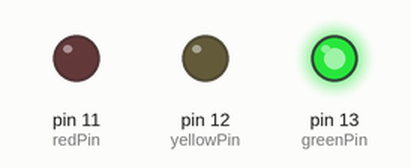
Bench run of a sketch on a simulated Arduino Uno, built with avr-gcc and run on an emulated ATmega328P. On the bench: output pins drawn as LEDs (lit = HIGH).

Above: at 0.2 s.
At 0.7 s:
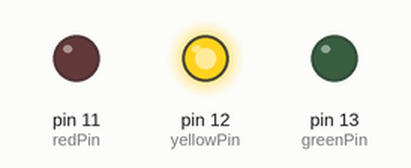
At 2.7 s:
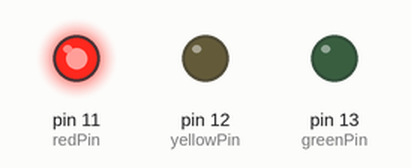
Timing chart, 0 to 3.5 s (numbered marks = the images above):
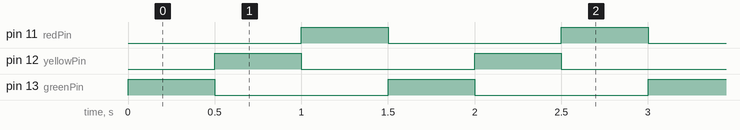

Measured:
- by itself, pin 11 (redPin), pin 12 (yellowPin), pin 13 (greenPin): alternates HIGH for 0.50 s and LOW for 1.0 s
- by itself, everything shown: repeats every 1.5 s, in 3 steps

The sketch:

Auto_Traffic_Lights.ino
```cpp
int greenPin = 13;
int yellowPin = 12;
int redPin = 11;

void setup () {
pinMode (greenPin, OUTPUT);
pinMode (yellowPin, OUTPUT);
pinMode (redPin, OUTPUT);
}

void loop () {
  digitalWrite (yellowPin, LOW);
  digitalWrite (redPin, LOW);
  digitalWrite (greenPin, HIGH);
  delay (500);
  digitalWrite (greenPin, LOW);
  digitalWrite (redPin, LOW);
  digitalWrite (yellowPin, HIGH);
  delay (500);
  digitalWrite (greenPin, LOW);
  digitalWrite (yellowPin, LOW);
  digitalWrite (redPin, HIGH);
  delay (500);
}
```
